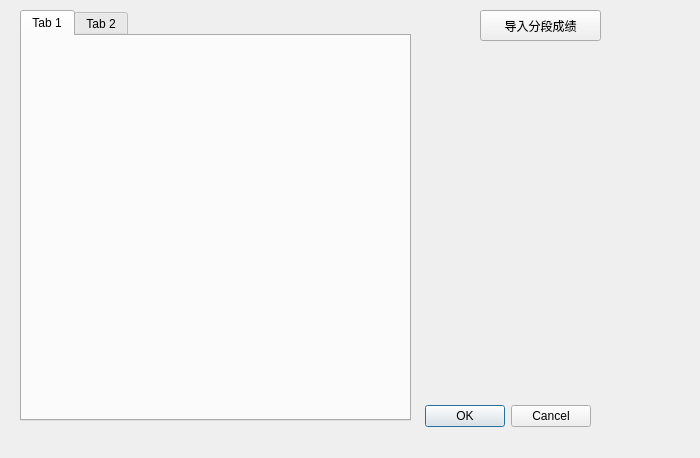
<?xml version="1.0" encoding="UTF-8"?>
<ui version="4.0">
 <class>Dialog</class>
 <widget class="QDialog" name="Dialog">
  <property name="geometry">
   <rect>
    <x>0</x>
    <y>0</y>
    <width>700</width>
    <height>458</height>
   </rect>
  </property>
  <property name="windowTitle">
   <string>Dialog</string>
  </property>
  <widget class="QDialogButtonBox" name="buttonBox">
   <property name="geometry">
    <rect>
     <x>250</x>
     <y>400</y>
     <width>341</width>
     <height>32</height>
    </rect>
   </property>
   <property name="orientation">
    <enum>Qt::Horizontal</enum>
   </property>
   <property name="standardButtons">
    <set>QDialogButtonBox::Cancel|QDialogButtonBox::Ok</set>
   </property>
  </widget>
  <widget class="QPushButton" name="pushButton">
   <property name="geometry">
    <rect>
     <x>480</x>
     <y>10</y>
     <width>121</width>
     <height>31</height>
    </rect>
   </property>
   <property name="text">
    <string>导入分段成绩</string>
   </property>
  </widget>
  <widget class="QTabWidget" name="tabWidget">
   <property name="geometry">
    <rect>
     <x>20</x>
     <y>10</y>
     <width>391</width>
     <height>411</height>
    </rect>
   </property>
   <widget class="QWidget" name="tab">
    <attribute name="title">
     <string>Tab 1</string>
    </attribute>
   </widget>
   <widget class="QWidget" name="tab_2">
    <attribute name="title">
     <string>Tab 2</string>
    </attribute>
   </widget>
  </widget>
 </widget>
 <resources/>
 <connections>
  <connection>
   <sender>buttonBox</sender>
   <signal>accepted()</signal>
   <receiver>Dialog</receiver>
   <slot>accept()</slot>
   <hints>
    <hint type="sourcelabel">
     <x>248</x>
     <y>254</y>
    </hint>
    <hint type="destinationlabel">
     <x>157</x>
     <y>274</y>
    </hint>
   </hints>
  </connection>
  <connection>
   <sender>buttonBox</sender>
   <signal>rejected()</signal>
   <receiver>Dialog</receiver>
   <slot>reject()</slot>
   <hints>
    <hint type="sourcelabel">
     <x>316</x>
     <y>260</y>
    </hint>
    <hint type="destinationlabel">
     <x>286</x>
     <y>274</y>
    </hint>
   </hints>
  </connection>
 </connections>
</ui>
